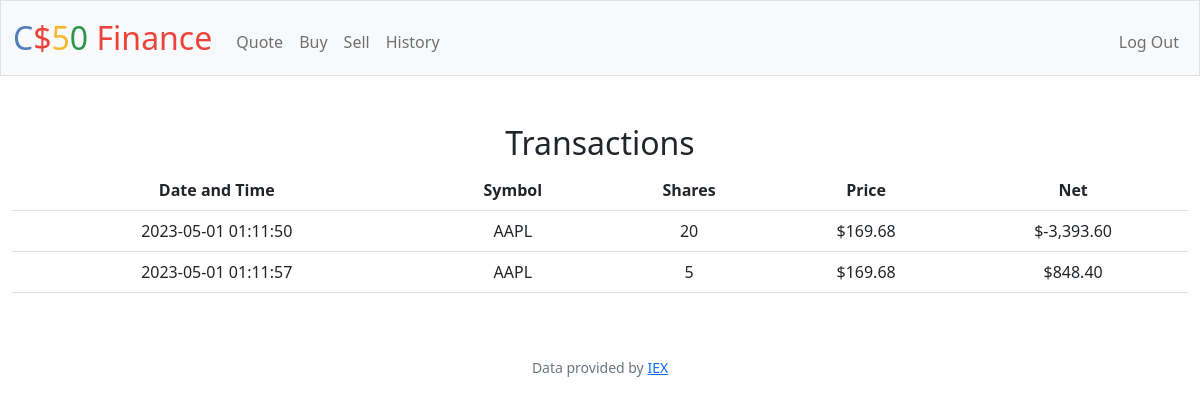
The app's page /history (signed in) with its own data.
### tables this page shows
CREATE TABLE transactions(
transaction_id INTEGER PRIMARY KEY AUTOINCREMENT NOT NULL,
symbol text NOT  NULL,
shares INTEGER NOT NULL,
price NUMERIC NOT NULL,
cost NUMERIC NOT NULL,
date NUMERIC NOT NULL,
user_id NUMERIC NOT NULL
);

### app.py (the view)
@app.route("/history")
@login_required
def history():
    user_id = session["user_id"]
    hist = db.execute("SELECT symbol,shares,price,cost,date FROM transactions WHERE user_id = ?", user_id)
    return render_template("history.html",hist=hist)

### app.py (called while the page is built)
@app.after_request
def after_request(response):
    response.headers["Cache-Control"] = "no-cache, no-store, must-revalidate"
    response.headers["Expires"] = 0
    response.headers["Pragma"] = "no-cache"
    return response

### helpers.py (called while the page is built)
def login_required(f):
    @wraps(f)
    def decorated_function(*args, **kwargs):
        if session.get("user_id") is None:
            return redirect("/login")
        return f(*args, **kwargs)
    return decorated_function

def usd(value):
    return f"${value:,.2f}"

### templates/history.html (shortened to what this page needs)
{% extends "layout.html" %}
{% block main %}
<h2>Transactions</h2>
    <div>
        <table class="table">
            <tr>
                <th>Date and Time</th>
                <th>Symbol</th>
                <th>Shares</th>
                <th>Price</th>
                <th>Net</th>
            </tr>
            {% for stock in hist %}
            <tr>
                <td>{{ stock.date }}</td>
                <td>{{ stock.symbol }}</td>
                <td>{{ stock.shares }}</td>
                <td>{{ stock.price | usd }}</td>
                <td>{{ stock.cost | usd }}</td>
            </tr>
            {% endfor %}
        </table>
    </div>
{% endblock %}

### records on screen
transactions: date "2023-05-01 01:11:50", symbol "AAPL", shares "20", price "$169.68", cost "$-3,393.60"
transactions: date "2023-05-01 01:11:57", symbol "AAPL", shares "5", price "$169.68", cost "$848.40"
